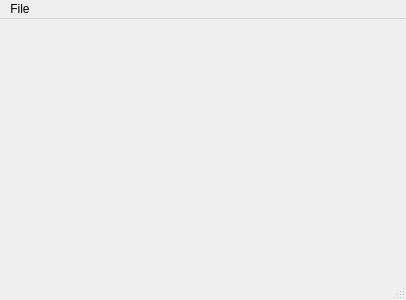
<?xml version="1.0" encoding="UTF-8"?>
<ui version="4.0">
 <class>MainWindow</class>
 <widget class="QMainWindow" name="MainWindow">
  <property name="geometry">
   <rect>
    <x>0</x>
    <y>0</y>
    <width>406</width>
    <height>300</height>
   </rect>
  </property>
  <property name="windowTitle">
   <string>MainWindow</string>
  </property>
  <property name="toolTip">
   <string/>
  </property>
  <property name="statusTip">
   <string>Text in Statusbar</string>
  </property>
  <widget class="QWidget" name="centralwidget"/>
  <widget class="QMenuBar" name="menubar">
   <property name="geometry">
    <rect>
     <x>0</x>
     <y>0</y>
     <width>406</width>
     <height>26</height>
    </rect>
   </property>
   <widget class="QMenu" name="menuFile">
    <property name="title">
     <string>File</string>
    </property>
    <widget class="QMenu" name="menusubmenu">
     <property name="title">
      <string>submenu</string>
     </property>
     <addaction name="actionitem1"/>
     <addaction name="actionitem2"/>
    </widget>
    <addaction name="actionNew"/>
    <addaction name="actionExit"/>
    <addaction name="menusubmenu"/>
   </widget>
   <addaction name="menuFile"/>
  </widget>
  <widget class="QStatusBar" name="statusbar">
   <property name="toolTip">
    <string>Text in Statusbar</string>
   </property>
  </widget>
  <action name="actionNew">
   <property name="icon">
    <iconset>
     <normaloff>file.png</normaloff>file.png</iconset>
   </property>
   <property name="text">
    <string>New</string>
   </property>
  </action>
  <action name="actionExit">
   <property name="icon">
    <iconset>
     <normaloff>exit.png</normaloff>exit.png</iconset>
   </property>
   <property name="text">
    <string>Exit</string>
   </property>
  </action>
  <action name="actionitem1">
   <property name="text">
    <string>item1</string>
   </property>
  </action>
  <action name="actionitem2">
   <property name="text">
    <string>item2</string>
   </property>
  </action>
 </widget>
 <resources/>
 <connections/>
</ui>
